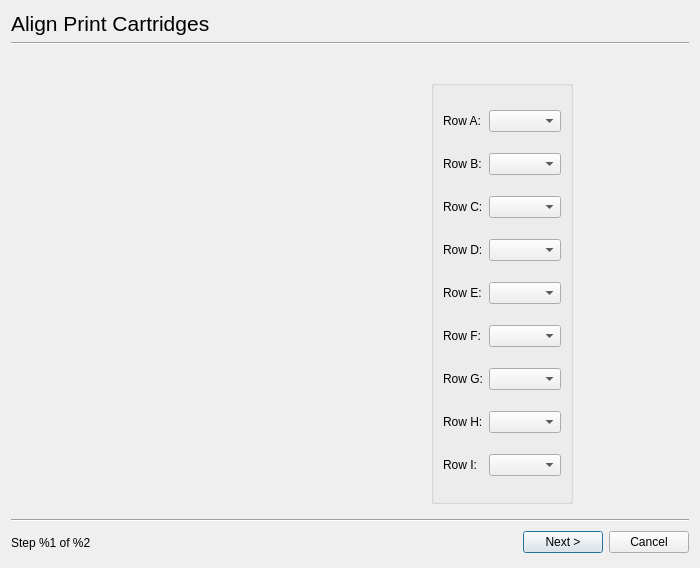
<?xml version="1.0" encoding="UTF-8"?>
<ui version="4.0">
 <class>Dialog</class>
 <widget class="QDialog" name="Dialog">
  <property name="geometry">
   <rect>
    <x>0</x>
    <y>0</y>
    <width>700</width>
    <height>568</height>
   </rect>
  </property>
  <property name="windowTitle">
   <string>HP Device Manager - Align Print Cartridges</string>
  </property>
  <layout class="QGridLayout">
   <item row="0" column="0" colspan="3">
    <widget class="QLabel" name="label">
     <property name="font">
      <font>
       <pointsize>16</pointsize>
      </font>
     </property>
     <property name="text">
      <string>Align Print Cartridges</string>
     </property>
    </widget>
   </item>
   <item row="1" column="0" colspan="5">
    <widget class="Line" name="line">
     <property name="orientation">
      <enum>Qt::Horizontal</enum>
     </property>
    </widget>
   </item>
   <item row="3" column="0" colspan="5">
    <widget class="Line" name="line_2">
     <property name="orientation">
      <enum>Qt::Horizontal</enum>
     </property>
    </widget>
   </item>
   <item row="4" column="0">
    <widget class="QLabel" name="StepText">
     <property name="text">
      <string>Step %1 of %2</string>
     </property>
    </widget>
   </item>
   <item row="4" column="1">
    <spacer>
     <property name="orientation">
      <enum>Qt::Horizontal</enum>
     </property>
     <property name="sizeHint" stdset="0">
      <size>
       <width>191</width>
       <height>29</height>
      </size>
     </property>
    </spacer>
   </item>
   <item row="4" column="3">
    <widget class="QPushButton" name="NextButton">
     <property name="text">
      <string>Next &gt;</string>
     </property>
    </widget>
   </item>
   <item row="4" column="4">
    <widget class="QPushButton" name="CancelButton">
     <property name="text">
      <string>Cancel</string>
     </property>
    </widget>
   </item>
   <item row="2" column="0" colspan="5">
    <widget class="QStackedWidget" name="StackedWidget">
     <property name="currentIndex">
      <number>5</number>
     </property>
     <widget class="QWidget" name="StartPage">
      <layout class="QGridLayout">
       <item row="0" column="0">
        <widget class="DeviceUriComboBox" name="DeviceComboBox"/>
       </item>
       <item row="1" column="0">
        <widget class="QGroupBox" name="groupBox">
         <property name="title">
          <string/>
         </property>
         <layout class="QGridLayout">
          <item row="0" column="0">
           <widget class="QLabel" name="label_2">
            <property name="text">
             <string>&lt;html&gt;&lt;head&gt;&lt;meta name=&quot;qrichtext&quot; content=&quot;1&quot; /&gt;&lt;style type=&quot;text/css&quot;&gt;
p, li { white-space: pre-wrap; }
&lt;/style&gt;&lt;/head&gt;&lt;body style=&quot; font-family:'Sans Serif'; font-size:9pt; font-weight:400; font-style:normal;&quot;&gt;
&lt;p style=&quot; margin-top:0px; margin-bottom:0px; margin-left:0px; margin-right:0px; -qt-block-indent:0; text-indent:0px;&quot;&gt;Select the device to align and click &lt;span style=&quot; font-style:italic;&quot;&gt;Next &amp;gt;&lt;/span&gt; to continue.&lt;/p&gt;&lt;/body&gt;&lt;/html&gt;</string>
            </property>
           </widget>
          </item>
         </layout>
        </widget>
       </item>
       <item row="2" column="0">
        <spacer>
         <property name="orientation">
          <enum>Qt::Vertical</enum>
         </property>
         <property name="sizeHint" stdset="0">
          <size>
           <width>564</width>
           <height>161</height>
          </size>
         </property>
        </spacer>
       </item>
      </layout>
     </widget>
     <widget class="QWidget" name="LoadPaperPage">
      <layout class="QGridLayout">
       <item row="0" column="0">
        <widget class="LoadPaperGroupBox" name="LoadPaper">
         <property name="title">
          <string/>
         </property>
        </widget>
       </item>
       <item row="1" column="0">
        <spacer>
         <property name="orientation">
          <enum>Qt::Vertical</enum>
         </property>
         <property name="sizeHint" stdset="0">
          <size>
           <width>20</width>
           <height>181</height>
          </size>
         </property>
        </spacer>
       </item>
      </layout>
     </widget>
     <widget class="QWidget" name="PaperEdgePage">
      <layout class="QGridLayout">
       <item row="0" column="0" colspan="4">
        <widget class="QLabel" name="PageEdgeTitle">
         <property name="text">
          <string/>
         </property>
        </widget>
       </item>
       <item row="1" column="1">
        <spacer>
         <property name="orientation">
          <enum>Qt::Vertical</enum>
         </property>
         <property name="sizeHint" stdset="0">
          <size>
           <width>20</width>
           <height>40</height>
          </size>
         </property>
        </spacer>
       </item>
       <item row="2" column="0">
        <spacer>
         <property name="orientation">
          <enum>Qt::Horizontal</enum>
         </property>
         <property name="sizeHint" stdset="0">
          <size>
           <width>40</width>
           <height>20</height>
          </size>
         </property>
        </spacer>
       </item>
       <item row="2" column="1" colspan="2">
        <layout class="QHBoxLayout">
         <item>
          <widget class="QLabel" name="PageEdgeIcon">
           <property name="sizePolicy">
            <sizepolicy hsizetype="Fixed" vsizetype="Fixed">
             <horstretch>0</horstretch>
             <verstretch>0</verstretch>
            </sizepolicy>
           </property>
           <property name="minimumSize">
            <size>
             <width>85</width>
             <height>90</height>
            </size>
           </property>
           <property name="maximumSize">
            <size>
             <width>85</width>
             <height>90</height>
            </size>
           </property>
           <property name="frameShape">
            <enum>QFrame::NoFrame</enum>
           </property>
          </widget>
         </item>
         <item>
          <widget class="QComboBox" name="PageEdgeComboBox"/>
         </item>
        </layout>
       </item>
       <item row="2" column="3">
        <spacer>
         <property name="orientation">
          <enum>Qt::Horizontal</enum>
         </property>
         <property name="sizeHint" stdset="0">
          <size>
           <width>40</width>
           <height>20</height>
          </size>
         </property>
        </spacer>
       </item>
       <item row="3" column="2">
        <spacer>
         <property name="orientation">
          <enum>Qt::Vertical</enum>
         </property>
         <property name="sizeHint" stdset="0">
          <size>
           <width>20</width>
           <height>40</height>
          </size>
         </property>
        </spacer>
       </item>
      </layout>
     </widget>
     <widget class="QWidget" name="AlignmentNumber">
      <layout class="QGridLayout">
       <item row="0" column="0" colspan="4">
        <widget class="QLabel" name="AlignmentNumberTitle">
         <property name="text">
          <string/>
         </property>
        </widget>
       </item>
       <item row="1" column="1">
        <spacer>
         <property name="orientation">
          <enum>Qt::Vertical</enum>
         </property>
         <property name="sizeHint" stdset="0">
          <size>
           <width>20</width>
           <height>40</height>
          </size>
         </property>
        </spacer>
       </item>
       <item row="2" column="0">
        <spacer>
         <property name="orientation">
          <enum>Qt::Horizontal</enum>
         </property>
         <property name="sizeHint" stdset="0">
          <size>
           <width>40</width>
           <height>20</height>
          </size>
         </property>
        </spacer>
       </item>
       <item row="2" column="1" colspan="2">
        <layout class="QHBoxLayout">
         <item>
          <widget class="QLabel" name="AlignmentNumberIcon">
           <property name="sizePolicy">
            <sizepolicy hsizetype="Fixed" vsizetype="Fixed">
             <horstretch>0</horstretch>
             <verstretch>0</verstretch>
            </sizepolicy>
           </property>
           <property name="minimumSize">
            <size>
             <width>85</width>
             <height>90</height>
            </size>
           </property>
           <property name="maximumSize">
            <size>
             <width>85</width>
             <height>90</height>
            </size>
           </property>
           <property name="frameShape">
            <enum>QFrame::NoFrame</enum>
           </property>
          </widget>
         </item>
         <item>
          <widget class="QComboBox" name="AlignmentNumberComboBox"/>
         </item>
        </layout>
       </item>
       <item row="2" column="3">
        <spacer>
         <property name="orientation">
          <enum>Qt::Horizontal</enum>
         </property>
         <property name="sizeHint" stdset="0">
          <size>
           <width>40</width>
           <height>20</height>
          </size>
         </property>
        </spacer>
       </item>
       <item row="3" column="2">
        <spacer>
         <property name="orientation">
          <enum>Qt::Vertical</enum>
         </property>
         <property name="sizeHint" stdset="0">
          <size>
           <width>20</width>
           <height>40</height>
          </size>
         </property>
        </spacer>
       </item>
      </layout>
     </widget>
     <widget class="QWidget" name="ColorAdjPage">
      <layout class="QGridLayout">
       <item row="0" column="0" colspan="5">
        <widget class="QLabel" name="label_12">
         <property name="text">
          <string>Choose the numbered colored box that the color &lt;b&gt;best &lt;/b&gt;matches the background color of the bar.</string>
         </property>
         <property name="wordWrap">
          <bool>true</bool>
         </property>
        </widget>
       </item>
       <item row="1" column="1">
        <spacer>
         <property name="orientation">
          <enum>Qt::Vertical</enum>
         </property>
         <property name="sizeHint" stdset="0">
          <size>
           <width>20</width>
           <height>40</height>
          </size>
         </property>
        </spacer>
       </item>
       <item row="2" column="0">
        <spacer>
         <property name="orientation">
          <enum>Qt::Horizontal</enum>
         </property>
         <property name="sizeHint" stdset="0">
          <size>
           <width>40</width>
           <height>20</height>
          </size>
         </property>
        </spacer>
       </item>
       <item row="2" column="1">
        <widget class="QLabel" name="ColorAdjustIcon">
         <property name="sizePolicy">
          <sizepolicy hsizetype="Fixed" vsizetype="Fixed">
           <horstretch>0</horstretch>
           <verstretch>0</verstretch>
          </sizepolicy>
         </property>
         <property name="minimumSize">
          <size>
           <width>85</width>
           <height>90</height>
          </size>
         </property>
         <property name="maximumSize">
          <size>
           <width>85</width>
           <height>90</height>
          </size>
         </property>
         <property name="frameShape">
          <enum>QFrame::NoFrame</enum>
         </property>
         <property name="text">
          <string/>
         </property>
        </widget>
       </item>
       <item row="2" column="2">
        <spacer>
         <property name="orientation">
          <enum>Qt::Horizontal</enum>
         </property>
         <property name="sizeHint" stdset="0">
          <size>
           <width>31</width>
           <height>20</height>
          </size>
         </property>
        </spacer>
       </item>
       <item row="2" column="3">
        <layout class="QHBoxLayout">
         <item>
          <widget class="QLabel" name="ColorAdjustLabel">
           <property name="text">
            <string>Line %1:</string>
           </property>
          </widget>
         </item>
         <item>
          <widget class="QComboBox" name="ColorAdjustComboBox"/>
         </item>
        </layout>
       </item>
       <item row="2" column="4">
        <spacer>
         <property name="orientation">
          <enum>Qt::Horizontal</enum>
         </property>
         <property name="sizeHint" stdset="0">
          <size>
           <width>40</width>
           <height>20</height>
          </size>
         </property>
        </spacer>
       </item>
       <item row="3" column="1">
        <spacer>
         <property name="orientation">
          <enum>Qt::Vertical</enum>
         </property>
         <property name="sizeHint" stdset="0">
          <size>
           <width>20</width>
           <height>40</height>
          </size>
         </property>
        </spacer>
       </item>
      </layout>
     </widget>
     <widget class="QWidget" name="LBowPage">
      <layout class="QGridLayout">
       <item row="0" column="0" colspan="5">
        <widget class="QLabel" name="LBowTitle">
         <property name="text">
          <string/>
         </property>
         <property name="wordWrap">
          <bool>true</bool>
         </property>
        </widget>
       </item>
       <item row="1" column="1">
        <spacer>
         <property name="orientation">
          <enum>Qt::Vertical</enum>
         </property>
         <property name="sizeHint" stdset="0">
          <size>
           <width>20</width>
           <height>40</height>
          </size>
         </property>
        </spacer>
       </item>
       <item row="2" column="0">
        <spacer>
         <property name="orientation">
          <enum>Qt::Horizontal</enum>
         </property>
         <property name="sizeHint" stdset="0">
          <size>
           <width>41</width>
           <height>20</height>
          </size>
         </property>
        </spacer>
       </item>
       <item row="2" column="1">
        <widget class="QLabel" name="LBowIcon">
         <property name="sizePolicy">
          <sizepolicy hsizetype="Fixed" vsizetype="Fixed">
           <horstretch>0</horstretch>
           <verstretch>0</verstretch>
          </sizepolicy>
         </property>
         <property name="minimumSize">
          <size>
           <width>192</width>
           <height>93</height>
          </size>
         </property>
         <property name="maximumSize">
          <size>
           <width>192</width>
           <height>93</height>
          </size>
         </property>
         <property name="frameShape">
          <enum>QFrame::NoFrame</enum>
         </property>
         <property name="text">
          <string/>
         </property>
        </widget>
       </item>
       <item row="2" column="2">
        <spacer>
         <property name="orientation">
          <enum>Qt::Horizontal</enum>
         </property>
         <property name="sizeHint" stdset="0">
          <size>
           <width>40</width>
           <height>20</height>
          </size>
         </property>
        </spacer>
       </item>
       <item row="2" column="4">
        <spacer>
         <property name="orientation">
          <enum>Qt::Horizontal</enum>
         </property>
         <property name="sizeHint" stdset="0">
          <size>
           <width>40</width>
           <height>20</height>
          </size>
         </property>
        </spacer>
       </item>
       <item row="3" column="1">
        <spacer>
         <property name="orientation">
          <enum>Qt::Vertical</enum>
         </property>
         <property name="sizeHint" stdset="0">
          <size>
           <width>20</width>
           <height>40</height>
          </size>
         </property>
        </spacer>
       </item>
       <item row="1" column="3" rowspan="3">
        <widget class="QGroupBox" name="groupBox_2">
         <property name="title">
          <string/>
         </property>
         <layout class="QGridLayout">
          <item row="0" column="0">
           <layout class="QHBoxLayout">
            <item>
             <widget class="QLabel" name="label_4">
              <property name="text">
               <string>Row A:</string>
              </property>
             </widget>
            </item>
            <item>
             <widget class="QComboBox" name="aComboBox"/>
            </item>
           </layout>
          </item>
          <item row="1" column="0">
           <layout class="QHBoxLayout">
            <item>
             <widget class="QLabel" name="label_5">
              <property name="text">
               <string>Row B:</string>
              </property>
             </widget>
            </item>
            <item>
             <widget class="QComboBox" name="bComboBox"/>
            </item>
           </layout>
          </item>
          <item row="2" column="0">
           <layout class="QHBoxLayout">
            <item>
             <widget class="QLabel" name="label_6">
              <property name="text">
               <string>Row C:</string>
              </property>
             </widget>
            </item>
            <item>
             <widget class="QComboBox" name="cComboBox"/>
            </item>
           </layout>
          </item>
          <item row="3" column="0">
           <layout class="QHBoxLayout">
            <item>
             <widget class="QLabel" name="label_7">
              <property name="text">
               <string>Row D:</string>
              </property>
             </widget>
            </item>
            <item>
             <widget class="QComboBox" name="dComboBox"/>
            </item>
           </layout>
          </item>
          <item row="4" column="0">
           <layout class="QHBoxLayout">
            <item>
             <widget class="QLabel" name="label_8">
              <property name="text">
               <string>Row E:</string>
              </property>
             </widget>
            </item>
            <item>
             <widget class="QComboBox" name="eComboBox"/>
            </item>
           </layout>
          </item>
          <item row="5" column="0">
           <layout class="QHBoxLayout">
            <item>
             <widget class="QLabel" name="label_9">
              <property name="text">
               <string>Row F:</string>
              </property>
             </widget>
            </item>
            <item>
             <widget class="QComboBox" name="fComboBox"/>
            </item>
           </layout>
          </item>
          <item row="6" column="0">
           <layout class="QHBoxLayout">
            <item>
             <widget class="QLabel" name="label_10">
              <property name="text">
               <string>Row G:</string>
              </property>
             </widget>
            </item>
            <item>
             <widget class="QComboBox" name="gComboBox"/>
            </item>
           </layout>
          </item>
          <item row="7" column="0">
           <layout class="QHBoxLayout">
            <item>
             <widget class="QLabel" name="label_11">
              <property name="text">
               <string>Row H:</string>
              </property>
             </widget>
            </item>
            <item>
             <widget class="QComboBox" name="hComboBox"/>
            </item>
           </layout>
          </item>
          <item row="8" column="0">
           <layout class="QHBoxLayout" name="horizontalLayout">
            <item>
             <widget class="QLabel" name="label_14">
              <property name="text">
               <string>Row I:</string>
              </property>
             </widget>
            </item>
            <item>
             <widget class="QComboBox" name="iComboBox"/>
            </item>
           </layout>
          </item>
         </layout>
        </widget>
       </item>
      </layout>
     </widget>
     <widget class="QWidget" name="AioPage">
      <layout class="QGridLayout">
       <item row="0" column="1">
        <spacer>
         <property name="orientation">
          <enum>Qt::Vertical</enum>
         </property>
         <property name="sizeHint" stdset="0">
          <size>
           <width>20</width>
           <height>40</height>
          </size>
         </property>
        </spacer>
       </item>
       <item row="1" column="0">
        <spacer>
         <property name="orientation">
          <enum>Qt::Horizontal</enum>
         </property>
         <property name="sizeHint" stdset="0">
          <size>
           <width>40</width>
           <height>20</height>
          </size>
         </property>
        </spacer>
       </item>
       <item row="1" column="1">
        <widget class="QLabel" name="AioIcon">
         <property name="sizePolicy">
          <sizepolicy hsizetype="Fixed" vsizetype="Fixed">
           <horstretch>0</horstretch>
           <verstretch>0</verstretch>
          </sizepolicy>
         </property>
         <property name="minimumSize">
          <size>
           <width>92</width>
           <height>120</height>
          </size>
         </property>
         <property name="maximumSize">
          <size>
           <width>92</width>
           <height>120</height>
          </size>
         </property>
         <property name="frameShape">
          <enum>QFrame::NoFrame</enum>
         </property>
         <property name="text">
          <string/>
         </property>
        </widget>
       </item>
       <item row="1" column="2">
        <spacer>
         <property name="orientation">
          <enum>Qt::Horizontal</enum>
         </property>
         <property name="sizeHint" stdset="0">
          <size>
           <width>40</width>
           <height>20</height>
          </size>
         </property>
        </spacer>
       </item>
       <item row="1" column="3">
        <widget class="QLabel" name="label_3">
         <property name="text">
          <string>&lt;html&gt;&lt;head&gt;&lt;meta name=&quot;qrichtext&quot; content=&quot;1&quot; /&gt;&lt;style type=&quot;text/css&quot;&gt;
p, li { white-space: pre-wrap; }
&lt;/style&gt;&lt;/head&gt;&lt;body style=&quot; font-family:'DejaVu Sans'; font-size:10pt; font-weight:400; font-style:normal;&quot;&gt;
&lt;p style=&quot; margin-top:0px; margin-bottom:0px; margin-left:0px; margin-right:0px; -qt-block-indent:0; text-indent:0px;&quot;&gt;&lt;span style=&quot; font-weight:600;&quot;&gt;Follow these steps to complete the alignment:&lt;/span&gt; &lt;/p&gt;
&lt;p style=&quot; margin-top:12px; margin-bottom:12px; margin-left:0px; margin-right:0px; -qt-block-indent:0; text-indent:0px;&quot;&gt;&lt;span style=&quot; font-weight:600;&quot;&gt;1.&lt;/span&gt; Place the alignment page, with the printed side facing down, on the scanner. &lt;/p&gt;
&lt;p style=&quot; margin-top:12px; margin-bottom:12px; margin-left:0px; margin-right:0px; -qt-block-indent:0; text-indent:0px;&quot;&gt;&lt;span style=&quot; font-weight:600;&quot;&gt;2.&lt;/span&gt; Press the &lt;span style=&quot; font-style:italic;&quot;&gt;Enter&lt;/span&gt; or &lt;span style=&quot; font-style:italic;&quot;&gt;Scan&lt;/span&gt; button on the printer. &lt;/p&gt;
&lt;p style=&quot; margin-top:12px; margin-bottom:12px; margin-left:0px; margin-right:0px; -qt-block-indent:0; text-indent:0px;&quot;&gt;&lt;span style=&quot; font-weight:600;&quot;&gt;3.&lt;/span&gt; &quot;Alignment Complete&quot; will be displayed when the process is finished (on some models with a front panel display) or the green light that was blinking during the process will stop blinking and remain green (on some models without a front panel display).&lt;/p&gt;&lt;/body&gt;&lt;/html&gt;</string>
         </property>
         <property name="wordWrap">
          <bool>true</bool>
         </property>
        </widget>
       </item>
       <item row="2" column="1">
        <spacer>
         <property name="orientation">
          <enum>Qt::Vertical</enum>
         </property>
         <property name="sizeHint" stdset="0">
          <size>
           <width>20</width>
           <height>40</height>
          </size>
         </property>
        </spacer>
       </item>
      </layout>
     </widget>
     <widget class="QWidget" name="FrontPanelPage">
      <layout class="QGridLayout">
       <item row="0" column="0">
        <widget class="QLabel" name="label_13">
         <property name="text">
          <string>&lt;html&gt;&lt;head&gt;&lt;meta name=&quot;qrichtext&quot; content=&quot;1&quot; /&gt;&lt;style type=&quot;text/css&quot;&gt;
p, li { white-space: pre-wrap; }
&lt;/style&gt;&lt;/head&gt;&lt;body style=&quot; font-family:'DejaVu Sans'; font-size:10pt; font-weight:400; font-style:normal;&quot;&gt;
&lt;p style=&quot; margin-top:0px; margin-bottom:0px; margin-left:0px; margin-right:0px; -qt-block-indent:0; text-indent:0px;&quot;&gt;&lt;span style=&quot; font-weight:600;&quot;&gt;Cartridge alignment on this printer is only available by accessing the front panel of the printer. &lt;/span&gt;Please refer to the user guide for the printer for more information. Click &lt;span style=&quot; font-style:italic;&quot;&gt;Finish&lt;/span&gt; to exit.&lt;/p&gt;&lt;/body&gt;&lt;/html&gt;</string>
         </property>
         <property name="textFormat">
          <enum>Qt::RichText</enum>
         </property>
         <property name="wordWrap">
          <bool>true</bool>
         </property>
        </widget>
       </item>
       <item row="1" column="0">
        <spacer>
         <property name="orientation">
          <enum>Qt::Vertical</enum>
         </property>
         <property name="sizeHint" stdset="0">
          <size>
           <width>20</width>
           <height>40</height>
          </size>
         </property>
        </spacer>
       </item>
      </layout>
     </widget>
    </widget>
   </item>
  </layout>
 </widget>
 <customwidgets>
  <customwidget>
   <class>DeviceUriComboBox</class>
   <extends>QComboBox</extends>
   <header>deviceuricombobox.h</header>
  </customwidget>
  <customwidget>
   <class>LoadPaperGroupBox</class>
   <extends>QGroupBox</extends>
   <header>loadpapergroupbox.h</header>
   <container>1</container>
  </customwidget>
 </customwidgets>
 <resources/>
 <connections/>
</ui>
